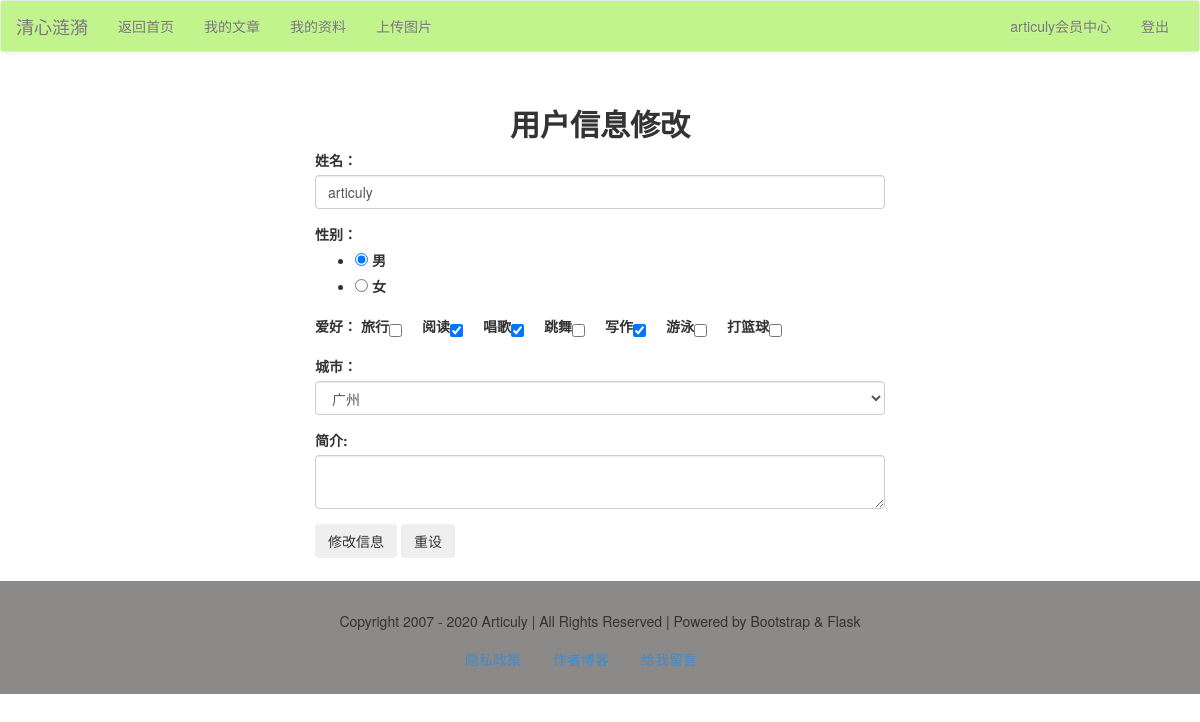
Page /member/user/edit/ (signed in) on the earlier database version.
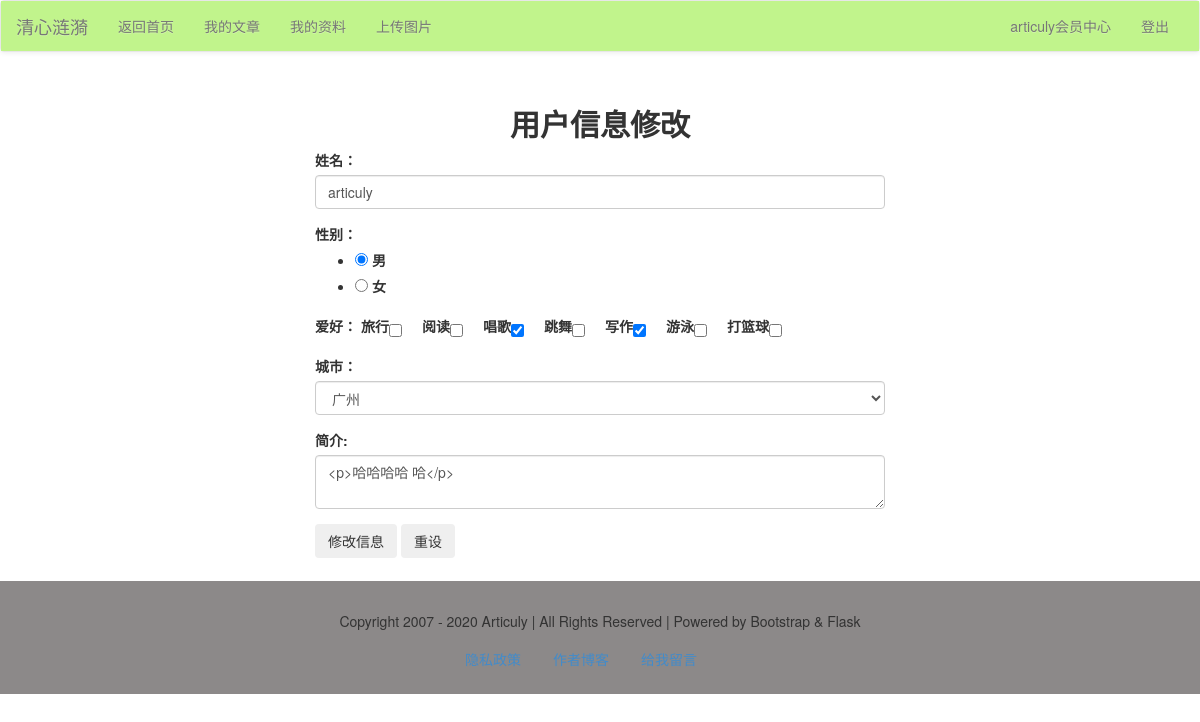
Same page on the later database version.
### models.py (models this page shows, shortened)
class User(db.Model):
    id = db.Column(db.Integer, primary_key=True)
    username = db.Column(db.String)
    password = db.Column(db.String)
    realname = db.Column(db.String)
    sex = db.Column(db.Integer)
    city = db.Column(db.String)
    hobby = db.Column(db.String)
    intro = db.Column(db.String)

### member/users.py (the view)
@member_app.route("/user/edit/", methods=['get', 'post'])
def userEdit():
    message = None
    form = EditInfoForm()
    user = User.query.filter_by(username=session['user']).one()
    if form.validate_on_submit():
        user.realname = form.data['name']
        user.sex = form.data['sex']
        user.hobby = ', '.join(form.data['hobby'])
        user.city = form.data['city']
        user.intro = form.data['intro']
        try:
            db.session.commit()
            message = '修改成功'
        except Exception as e:
            print(str(e))
            message = '后台发生错误'
    elif form.errors:
        print(form.errors)
        message = '表单发生错误'
    else:
        form.name.data = user.realname
        form.sex.data = user.sex
        form.hobby.data = user.hobby
        form.city.data = user.city
        form.intro.data = user.intro
    return render_template("member/info/info_edit.html", message=message, user=user, form=form)

### forms/account_form.py
class EditInfoForm(FlaskForm):
    name = StringField('姓名：',
                       validators=[DataRequired('真实姓名必填')],
                       render_kw={'class': 'form-control', 'placeholder': "请填写您的真实姓名"})
    sex = RadioField('性别：', coerce=int,
                     choices=[(1, '男'), (2, '女')])
    hobby = CheckBoxField('爱好：', choices=[('travel', '旅行'), ('reading', '阅读'), ('singing', '唱歌'), ('dancing', '跳舞'),
                                          ('writing', '写作'), ('swimming', '游泳'), ('playing basketball', '打篮球')],
                          render_kw={"class": "checkbox-inline"})
    city = SelectField('城市：', validators=[DataRequired('必须所有城市')],
                       choices=[('', '请选择城市'), ('010', '北京'), ('021', '上海'), ('020', '广州'), ('0755', '深圳'),
                                ('0571', '杭州'), ('023', '重庆'), ('0512', '苏州')],
                       render_kw={'class': 'form-control'})
    intro = CKEditorField('简介:', render_kw={'class': 'form-control'})

### app.py (called while the page is built)
@app.context_processor
def account():
    username = session.get('user')
    return {'username': username}

@app.context_processor
def getCateList():
    cates = Category.query.all()
    return {'cates': cates}

### templates/member/info/info_edit.html (shortened to what this page needs)
{% extends "member/member_base.html" %}
{% block content %}
    <div class="container-fluid">
        <div class="row">
            <div class="main col-lg-6 col-lg-offset-3 col-md-8 col-md-offset-2 col-sm-10 col-sm-offset-1 col-xs-12">
                <h2 class="text-center"><b>用户信息修改</b></h2>
                <div class="body">
                    <form action="" method="post">
                        {% for field in form %}
                            {% if field.widget.input_type!='hidden' %}
                                <div class="form-group">
                                    {{ field.label }}
                                    {{ field }}
                                </div>
                            {% else %}
                                {{ field }}
                            {% endif %}
                        {% endfor %}
                        <div class="form-group">
                            <input class="btn" type="submit" name="submit" id="btn1" value="修改信息"/>
                            <input class="btn" type="reset" name="reset" id="btn2" value="重设"/>
                        </div>
                    </form>
                </div>
            </div>
        </div>
    </div>
{% endblock %}

Differences in the rows shown:
changed User "广州": hobby "☐ ☑ ☑ ☐ ☑ ☐ ☐" → "☐ ☐ ☑ ☐ ☑ ☐ ☐"; intro (not shown) → "<p>哈哈哈哈 哈</p>"
